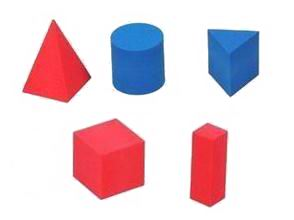
//> input picture resource/12/bricks.jpg, 294 x 220 px
$ ./segmentation_example   (built with g++ and OpenCV 4)
//> lines starting //> are read from the running program, lines starting //| are printed output that depends on the picture; after the words box and inside, x2 and y2 are one past the last pixel; in counts of white or black regions, pixels touching at a corner belong together
#include <iostream>
#include <vector>
#include <opencv2/opencv.hpp>

#define RESOURCE_DIR "../resource/"

cv::Mat g_img;
cv::Mat g_img_dumy;
cv::Mat g_mask;
int g_loDiff = 20;
int g_upDiff = 10;
cv::Point g_seed(0, 0);

// [118 lines left out: functions myMouseCallback, trackbarDiffCallback, myTrackbarLoDiffCallback, myTrackbarUpDiffCallback, floodfill_example, not called in this run]
//==============================================================

cv::Vec3b randomColor(int val)
{
    val = val%255;
    cv::RNG rng;
    return cv::Vec3b(rng.uniform(0, val), rng.uniform(0, val), rng.uniform(0, val));
}

void watershed_example()
{
    cv::Mat img = cv::imread(RESOURCE_DIR"/12/bricks.jpg");
//> img is the input picture: 220 rows x 294 cols, CV_8UC3; mean B, G, R 217.2, 208.4, 229.8
    if(img.empty())
    {
        std::cout << "img is empty" << std::endl;
        return;
    }

    cv::Mat imgBlur;
    cv::GaussianBlur(img, imgBlur, cv::Size(5,5), 0);

    cv::Mat imgGray;
    cv::cvtColor(imgBlur, imgGray, cv::COLOR_BGR2GRAY);
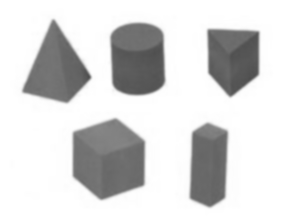
//> imgGray: 220 rows x 294 cols, CV_8UC1; min 78, max 255, mean 215.8

    cv::Mat imgEdage;
    cv::Canny(imgGray, imgEdage, 100, 200);
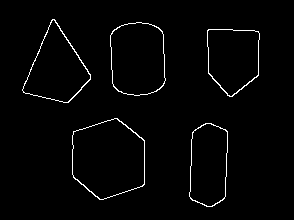
//> imgEdage: 220 rows x 294 cols, CV_8UC1; 1.9% white in thin lines or dots, all inside (x1, y1, x2, y2) = (22, 19, 260, 207)
    cv::imshow("Edage", imgEdage);

    std::vector<std::vector<cv::Point>> contours;
    std::vector<cv::Vec4i> hierarchy;
    cv::findContours(imgEdage, contours, hierarchy, cv::RETR_TREE, cv::CHAIN_APPROX_NONE, cv::Point());
//> contours = 10 contours; largest, box (x1, y1, x2, y2) and area: (72, 118, 145, 200) 4631, (72, 118, 145, 200) 4583, (110, 22, 166, 96) 3496, (110, 22, 166, 96) 3470, (22, 19, 91, 103) 3138
    cv::Mat hierarchyContours = cv::Mat::zeros(imgEdage.size(), CV_8UC1);
    cv::Mat pointContours = cv::Mat::zeros(imgEdage.size(), CV_8UC1);

#if 1
    for(int i = 0; i < contours.size(); ++i)
    {
        for(int j = 0; j < contours[i].size(); ++j)
        {
            pointContours.at<unsigned char>(contours[i][j]) = (100 + i*10)%255;
        }
        cv::drawContours(hierarchyContours, contours, i, cv::Scalar((100+i*10)%255), 1, cv::LINE_4, hierarchy);
    }
//> this loop made 10 passes
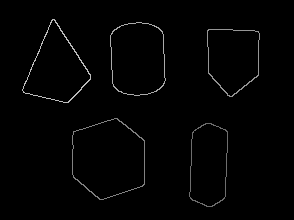
//> pointContours: 220 rows x 294 cols, CV_8UC1; min 0, max 190, mean 2.9
#endif
    //cv::drawContours(hierarchyContours, contours, i, cv::Scalar(255), 1, cv::LINE_AA, hierarchy);
    cv::imshow("pointContours", pointContours);
    cv::imshow("hierarchyContours", hierarchyContours);

    cv::Mat markers = pointContours.clone();
    markers.convertTo(markers, CV_32SC1);
//> markers: 220 rows x 294 cols, CV_32SC1; 11 distinct labels, from 0 to 190
    cv::watershed(img, markers);
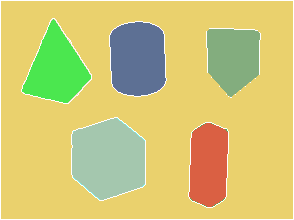
//> markers: 220 rows x 294 cols, CV_32SC1; 11 distinct labels, from -1 to 190; one colour per label, 0 black, -1 white

    cv::Mat afterWatershed;
    cv::convertScaleAbs(markers, afterWatershed);
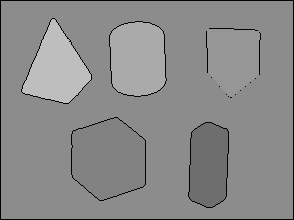
//> afterWatershed: 220 rows x 294 cols, CV_8UC1; min 1, max 190, mean 138.2
    cv::imshow("watershedMarkers", afterWatershed);

    // 对每一个区域填色
    cv::Mat fillColorImg = cv::Mat(img.size(), CV_8UC3);
    for(int i = 0; i < markers.rows; i++)
    {
        for(int j = 0; j < markers.cols; j++)
        {
            int val = markers.at<int>(i, j);
            if( val == -1)
            {
                fillColorImg.at<cv::Vec3b>(i, j) = cv::Vec3b(255, 255,255);
            }
            else
            {
                fillColorImg.at<cv::Vec3b>(i, j) = randomColor(val);
            }
        }
    }
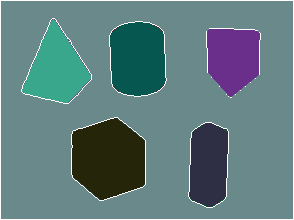
//> fillColorImg: 220 rows x 294 cols, CV_8UC3; mean B, G, R 126.7, 124.1, 94.9

    cv::imshow("fillcolor", fillColorImg);

    //与原始图像融合
    cv::Mat wshed;
    cv::addWeighted(img, 0.5, fillColorImg, 0.5, 0, wshed);
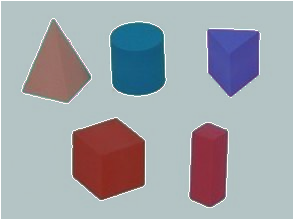
//> wshed: 220 rows x 294 cols, CV_8UC3; mean B, G, R 172, 166.3, 162.1
    cv::imshow("add weighed img", wshed);

    cv::waitKey(0);
    cv::destroyAllWindows();
}
//====================================================================

cv::Mat g_bgdModel;
cv::Mat g_fgdModel;
cv::Point g_rectS;
cv::Point g_rectE;
cv::Mat g_grabCutMask;
int g_rectStartPointSeted = 0;
// [97 lines left out: functions myGrabCutMouseCallback, grabCut_example, not called in this run]

//=========================================================
int g_spatialWindow = 20;
int g_colorWindow = 40;
int g_maxLevel = 2;
void showMeanShiftImg(cv::Mat& img);
// [40 lines left out: functions MSTrackbarCB, pyrMeanShiftFiltering_example, not called in this run]


int main(int argc, char const *argv[])
{
    //floodfill_example();
    watershed_example();
    //grabCut_example();
    //pyrMeanShiftFiltering_example();
    return 0;
}

$ run again, with resource/12/star.jpg copied over resource/12/bricks.jpg
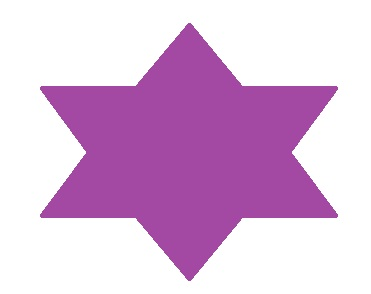
//> input picture resource/12/star.jpg, 371 x 294 px
//> in watershed_example, img is the input picture: 294 rows x 371 cols, CV_8UC3; mean B, G, R 220.6, 187.4, 220.7
//> in watershed_example, `cv::Canny(imgGray, imgEdage, 100, 200);`:
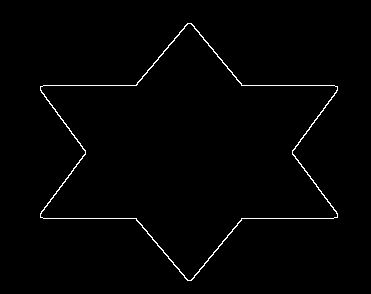
//> imgEdage: 294 rows x 371 cols, CV_8UC1; 1.2% white in thin lines or dots, all inside (x1, y1, x2, y2) = (40, 23, 338, 281)
//> contours = 2 contours; box (x1, y1, x2, y2) and area: (40, 23, 338, 281) 40844, (40, 23, 338, 281) 40456
//> the loop in watershed_example, `for(int i = 0; i < contours.size(); ++i)` made 2 passes
//> in watershed_example, `cv::addWeighted(img, 0.5, fillColorImg, 0.5, 0, wshed);`:
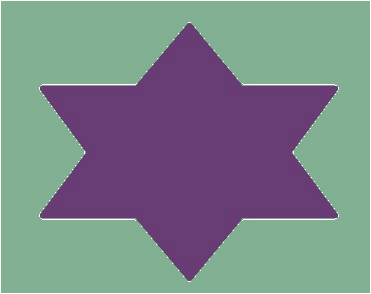
//> wshed: 294 rows x 371 cols, CV_8UC3; mean B, G, R 137.3, 134.2, 122.5

$ run again, with resource/12/circle.png saved as resource/12/bricks.jpg
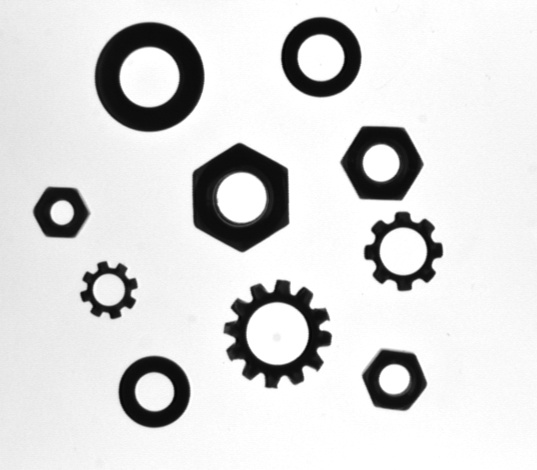
//> input picture resource/12/circle.png, 537 x 470 px
//> in watershed_example, img is the input picture: 470 rows x 537 cols, CV_8UC3; min 4, max 255, mean 216.6
//> in watershed_example, `cv::Canny(imgGray, imgEdage, 100, 200);`:
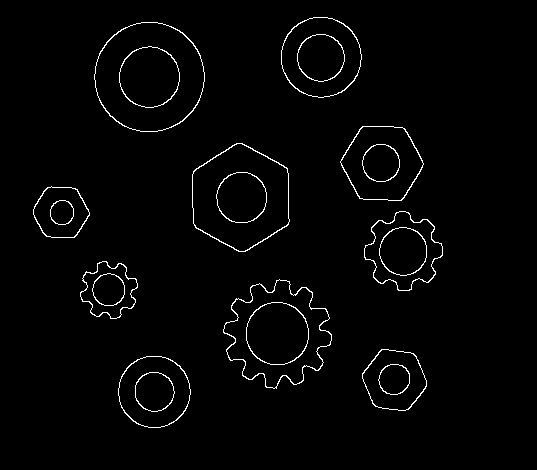
//> imgEdage: 470 rows x 537 cols, CV_8UC1; 1.9% white in thin lines or dots, all inside (x1, y1, x2, y2) = (33, 17, 443, 428)
//> contours = 40 contours; largest, box (x1, y1, x2, y2) and area: (94, 22, 205, 132) 9436, (94, 22, 205, 132) 9344, (192, 143, 290, 252) 7996, (192, 143, 290, 252) 7890, (223, 279, 332, 389) 7686
//> the loop in watershed_example, `for(int i = 0; i < contours.size(); ++i)` made 40 passes
//> in watershed_example, `cv::addWeighted(img, 0.5, fillColorImg, 0.5, 0, wshed);`:
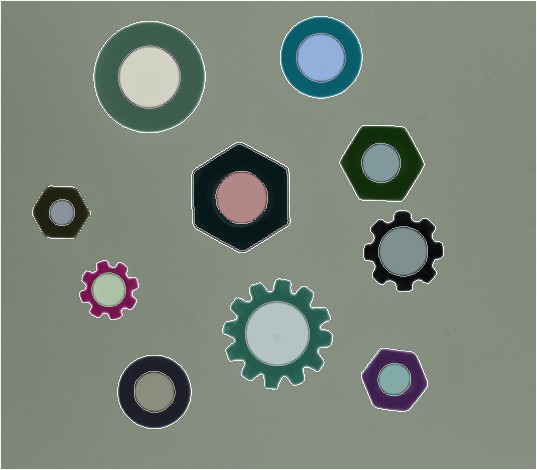
//> wshed: 470 rows x 537 cols, CV_8UC3; mean B, G, R 122, 133.2, 123.5
